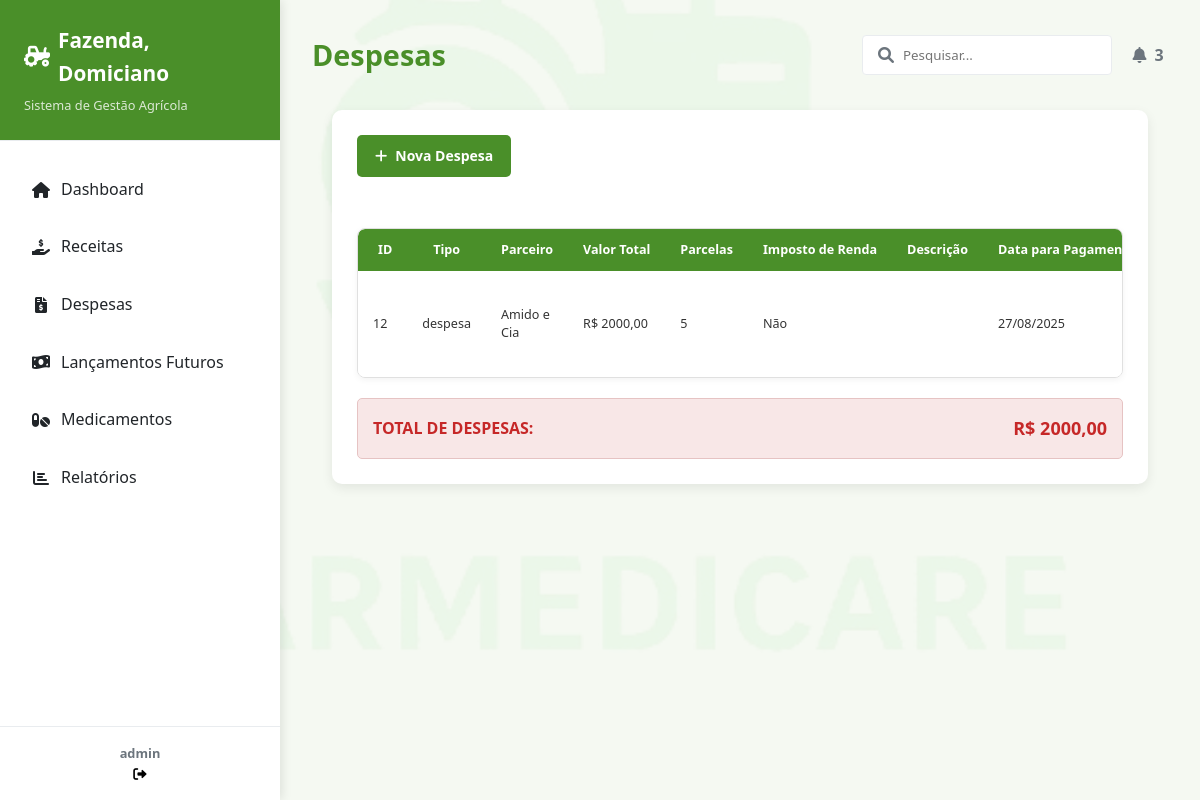
Screenshot of /pagina_movimentacao/listar/movimentacao/despesa/ (signed in) with the database file from the repository.
### movimentacao/models.py (models this page shows, shortened)
class Movimentacao(models.Model):
    tipo = models.CharField(
        max_length=50,
        choices=[
            ("receita", "Receita"),
            ("despesa", "Despesa"),
        ],
    )
    parceiros = models.ForeignKey(
        Parceiros,
        on_delete=models.CASCADE,
        verbose_name="Empresa Parceira",
    )
    categoria = models.ForeignKey(
        "Categoria", on_delete=models.CASCADE, verbose_name="Categoria da Movimentação"
    )
    valor_total = models.DecimalField(max_digits=10, decimal_places=2)
    parcelas = models.IntegerField(default=1)
    imposto_renda = models.BooleanField(
        default=False,
        verbose_name="Imposto de Renda [Sim/Não]",
        choices=[
            (True, "Sim"),
            (False, "Não"),
        ],
    )
    descricao = models.TextField(blank=True, null=True, verbose_name="Descrição")
    data = models.DateField(verbose_name="Data da Movimentação")
    fazenda = models.ForeignKey(
        Fazenda,
        on_delete=models.CASCADE,
        verbose_name="Fazenda",
    )
    cadastrada_por = models.ForeignKey(
        User, on_delete=models.PROTECT, verbose_name="Cadastrado Por"
    )
    cadastrado_em = models.DateTimeField(
        auto_now_add=True, verbose_name="Cadastrado Em"
    )
    class Meta:
        verbose_name_plural = "Movimentações"
        ordering = ["-cadastrado_em"]
        unique_together = ("tipo", "parceiros", "data", "fazenda")

### perfis/models.py (models this page shows)
class Parceiros(models.Model):
    nome = models.CharField(max_length=100, verbose_name='Nome da Empresa Parceira')
    telefone = models.CharField(max_length=15, blank=True, null=True, verbose_name='Telefone')
    if_adicionais = models.TextField(blank=True, null=True, verbose_name='Informações Adicionais')
    email = models.EmailField(max_length=254, blank=True, null=True, verbose_name='E-mail')
    def __str__(self):
        return f"{self.nome}"
    class Meta:
        verbose_name = 'Parceiro'
        verbose_name_plural = 'Parceiros'
        ordering = ['nome']

### movimentacao/views.py (the view)
# urls.py: path('listar/movimentacao/despesa/', MovimentacaoDespesaListView.as_view(), name='listar_movimentacao_despesa'),
class MovimentacaoDespesaListView(LoginRequiredMixin, ListView):
    model = Movimentacao
    template_name = "despesa/lista_despesa.html"
    login_url = reverse_lazy('login')  # Altere para o nome da sua URL de login
    def get_queryset(self):
        return Movimentacao.objects.filter(tipo="despesa").order_by("-data")
    def get_context_data(self, **kwargs):
        context = super().get_context_data(**kwargs)
        total_despesas = 0
        for despesa in context["object_list"]:
            total_despesas += despesa.valor_total
        context["total_despesas"] = total_despesas
        return context
    extra_context = {
        "title": "Lista de Despesas",
        "titulo": "Despesas",
        "subtitulo": "Aqui você pode visualizar todas as despesas registradas.",
        "registros": "Nenhuma despesa encontrada.",
        "btn_cadastrar": "Nova Despesa",
    }

### perfis/models.py (called while the page is built)
    def __str__(self):
        return f"{self.nome} - {self.cidade}"

### movimentacao/templates/despesa/lista_despesa.html (shortened to what this page needs)
{% extends 'modelo.html' %} {% load static %}  {% block conteudo %}
<main class="main-content">
  <header class="content-header">
    <h1>{{titulo}}</h1>
    <div class="header-actions">
      <div class="search-box">
        <input type="text" placeholder="Pesquisar..." />
        <i class="fas fa-search"></i>
      </div>
      <button class="btn btn-notification">
        <i class="fas fa-bell"></i>
        <span class="badge">3</span>
      </button>
    </div>
  </header>
  {% endblock %} {% block cards %} {% endblock %} {% block graficos %}
  <div class="modelo-lista-container">
    <div class="lista-header">
      <div class="search-and-actions">
        <a href="{% url 'cadastrar_movimentacao' %}" class="btn btn-primary">
          <i class="fas fa-plus"></i> {{btn_cadastrar}}
        </a>
      </div>
    </div>
    <br />
    <div class="table-container">
      <table class="modelo-table">
        <thead>
          <tr>
            <th>ID</th>
            <th>Tipo</th>
            <th>Parceiro</th>
            <th>Valor Total</th>
            <th>Parcelas</th>
            <th>Imposto de Renda</th>
            <th>Descrição</th>
            <th>Data para Pagamento</th>
          </tr>
        </thead>
        <tbody>
          {% for despesa in object_list %}
          <tr>
            <td>{{ despesa.pk }}</td>
            <td>{{ despesa.tipo }}</td>
            <td>{{ despesa.parceiros }}</td>
            <td>R$ {{ despesa.valor_total|floatformat:2 }}</td>
            <td>{{ despesa.parcelas }}</td>
            <td>
              {% if despesa.imposto_renda %} Sim {% else %} Não {% endif %}
            </td>
            <td>{{ despesa.descricao }}</td>
            <td>{{ despesa.data|date:"d/m/Y" }}</td>
          </tr>
          {% empty %}
          <tr>
            <td colspan="12">{{registros}}</td>
          </tr>
          {% endfor %}
        </tbody>
      </table>
    </div>
    {% if object_list %}
    <div
      class="totais-container"
      style="
        margin-top: 20px;
        padding: 15px;
        background-color: #f8e7e7;
        border-radius: 5px;
        border: 1px solid #e6c3c3;
      "
    >
      <div
        style="
          display: flex;
          justify-content: space-between;
          align-items: center;
        "
      >
        <div style="font-weight: bold; font-size: 16px; color: #c62828">
          TOTAL DE DESPESAS:
        </div>
        <div style="font-weight: bold; font-size: 18px; color: #c62828">
          R$ {{ total_despesas|floatformat:2 }}
        </div>
      </div>
    </div>
    {% endif %}
  </div>
  {% endblock %} {% block ultimos_registros %} {% endblock %}

### paginas/templates/modelo.html (shortened to what this page needs)
{% load static %}
<!DOCTYPE html>
<html lang="pt-br">
<head>
    <link rel="stylesheet" href="{% static 'css/styles.css' %}" />
    <link rel="stylesheet" href="{% static 'css/responsividade.css' %}" />
    {% block css_especifico %}
    <link rel="stylesheet" href="{% static 'css/admin_section.css' %}" />
    <link rel="stylesheet" href="{% static 'css/form_modelo.css' %}" />
    <link rel="stylesheet" href="{% static 'css/form_login.css' %}" />
    <link rel="stylesheet" href="{% static 'css/lista_modelo.css' %}" />
    {% endblock %}
    <link rel="stylesheet" href="https://cdnjs.cloudflare.com/ajax/libs/font-awesome/6.0.0/css/all.min.css" />
</head>
  <body>
    {% if request.user.is_authenticated %}
    {% block menu %}
    <aside class="sidebar">
      <div class="sidebar-header">
        <h2><i class="fas fa-tractor"></i> Fazenda, Domiciano</h2>
        <p>Sistema de Gestão Agrícola</p>
      </div>
      <nav class="sidebar-menu">
        <ul>
          <li class="menu-item">
            <a href="{% url 'pagina_index' %}">
              <i class="fas fa-home"></i>
              <span>Dashboard</span>
            </a>
          </li>
          <li class="menu-item">
            <a href="{% url 'listar_movimentacao_receita' %}">
              <i class="fas fa-hand-holding-usd"></i>
              <span>Receitas</span>
            </a>
          </li>
          <li class="menu-item">
            <a href="{% url 'listar_movimentacao_despesa' %}">
              <i class="fas fa-file-invoice-dollar"></i>
              <span>Despesas</span>
            </a>
          </li>
          <li class="menu-item">
            <a href="{% url 'listar_parcelas' %}">
              <i class="fas fa-money-bill-wave"></i>
              <span>Lançamentos Futuros</span>
            </a>
          </li>
          <li class="menu-item">
            <a href="{% url 'medicamento_estoque' %}">
              <i class="fas fa-pills"></i>
              <span>Medicamentos</span>
            </a>
          </li>
          <li class="menu-item">
            <a href="relatorios.html">
              <i class="fas fa-chart-bar"></i>
              <span>Relatórios</span>
            </a>
          </li>
        </ul>
      </nav>
      <div class="sidebar-footer">
        <div class="user-info">
          <div>
            <strong>{{ request.user }}</strong>
          </div>
        </div>
        <form method="post" action="{% url 'logout' %}" style="display: inline">
          <button
            type="submit"
            class="logout-btn"
            style="background: none; border: none; padding: 0; cursor: pointer"
          >
            <i class="fas fa-sign-out-alt"></i>
          </button>
        </form>
      </div>
    </aside>
    {% endblock %}
    {% block conteudo %}{% endblock %}
      {% block graficos %}{% endblock %}
    {% endif %}
  </body>
</html>

### static/css/styles.css (style rules this page uses)
:root { --primary: #4a8f29; --primary-dark: #3a7320; --secondary: #6d9dc5; --danger: #e63946; --warning: #ffbe0b; --success: #2a9d8f; --light: #f8f9fa; --dark: #212529; --gray: #6c757d; --light-gray: #e9ecef; --brown: #8b5a2b; --sidebar-width: 280px; --transition-speed: 0.3s; }
* { margin: 0; padding: 0; box-sizing: border-box; font-family: "Segoe UI", Tahoma, Geneva, Verdana, sans-serif; }
body { background-color: #f5f5f5; color: var(--dark); line-height: 1.6; }
a { text-decoration: none; color: inherit; }
.sidebar { width: var(--sidebar-width); background-color: white; box-shadow: 2px 0 10px rgba(0, 0, 0, 0.1); display: flex; flex-direction: column; position: fixed; height: 100vh; z-index: 999; overflow-y: auto; transition: transform var(--transition-speed) ease; }
.sidebar-header { padding: 1.5rem; border-bottom: 1px solid var(--light-gray); background-color: var(--primary); color: white; }
.sidebar-header h2 { font-size: 1.3rem; display: flex; align-items: center; gap: 0.5rem; }
.sidebar-header p { font-size: 0.8rem; margin-top: 0.3rem; opacity: 0.8; }
.sidebar-menu { padding: 1rem 0; flex-grow: 1; }
.menu-item { margin: 0.5rem 1rem; border-radius: 6px; overflow: hidden; transition: background-color var(--transition-speed); }
.menu-item a { display: flex; align-items: center; padding: 12px 15px; color: var(--dark); transition: all var(--transition-speed); position: relative; }
.menu-item i { margin-right: 10px; width: 20px; text-align: center; }
.sidebar-footer { padding: 1rem; border-top: 1px solid var(--light-gray); text-align: center; font-size: 0.8rem; color: var(--gray); }
.main-content { flex: 1; margin-left: var(--sidebar-width); padding: 2rem; transition: margin-left var(--transition-speed); }
.content-header { display: flex; justify-content: space-between; align-items: center; margin-bottom: 2rem; flex-wrap: wrap; gap: 1rem; }
.content-header h1 { color: var(--primary); font-size: 1.8rem; }
.header-actions { display: flex; align-items: center; gap: 1rem; }
.search-box { position: relative; }
.search-box input { padding: 0.6rem 1rem 0.6rem 2.5rem; border: 1px solid var(--light-gray); border-radius: 4px; width: 250px; transition: all var(--transition-speed); }
.search-box i { position: absolute; left: 1rem; top: 50%; transform: translateY(-50%); color: var(--gray); }
.btn-notification { background: none; border: none; font-size: 1.2rem; color: var(--gray); position: relative; cursor: pointer; width: 40px; height: 40px; border-radius: 50%; display: flex; align-items: center; justify-content: center; transition: background-color var(--transition-speed); }
.btn { padding: 0.6rem 1.2rem; border-radius: 4px; font-weight: 600; cursor: pointer; transition: all var(--transition-speed); border: none; font-size: 0.9rem; display: inline-flex; align-items: center; justify-content: center; gap: 0.5rem; }
.btn-primary { background-color: var(--primary); color: white; }

### static/css/form_modelo.css (style rules this page uses)
:root { --primary: #4a8f29; --primary-dark: #3a7320; --secondary: #6d9dc5; --danger: #e63946; --warning: #ffbe0b; --success: #2a9d8f; --light: #f8f9fa; --dark: #212529; --gray: #6c757d; --light-gray: #e9ecef; --brown: #8b5a2b; }
.btn { padding: 0.6rem 1.2rem; border-radius: 4px; font-weight: 600; cursor: pointer; transition: all 0.3s; border: none; font-size: 1rem; }
.btn-primary { background-color: var(--primary); color: white; }

### static/css/form_login.css (style rules this page uses)
:root { --primary: #4a8f29; --primary-dark: #3a7320; --secondary: #6d9dc5; --danger: #e63946; --warning: #ffbe0b; --success: #2a9d8f; --light: #f8f9fa; --dark: #212529; --gray: #6c757d; --light-gray: #e9ecef; --brown: #8b5a2b; }
* { margin: 0; padding: 0; box-sizing: border-box; }
body { font-family: "Roboto", sans-serif; line-height: 1.6; color: #333; background-color: #f5f9f2; background-image: url("../img/logo.png"); background-size: cover; background-position: center; background-blend-mode: overlay; }

### rows the page displays
Movimentacao: pk "12", tipo "despesa", parceiros "Amido e Cia", valor_total "2000,00", parcelas "5", imposto_renda "Não", data "27/08/2025"

### other values shown
{{ request.user }} "admin"
{{ titulo }} "Despesas"
{{ btn_cadastrar }} "Nova Despesa"
{{ total_despesas|floatformat:2 }} "2000,00"
